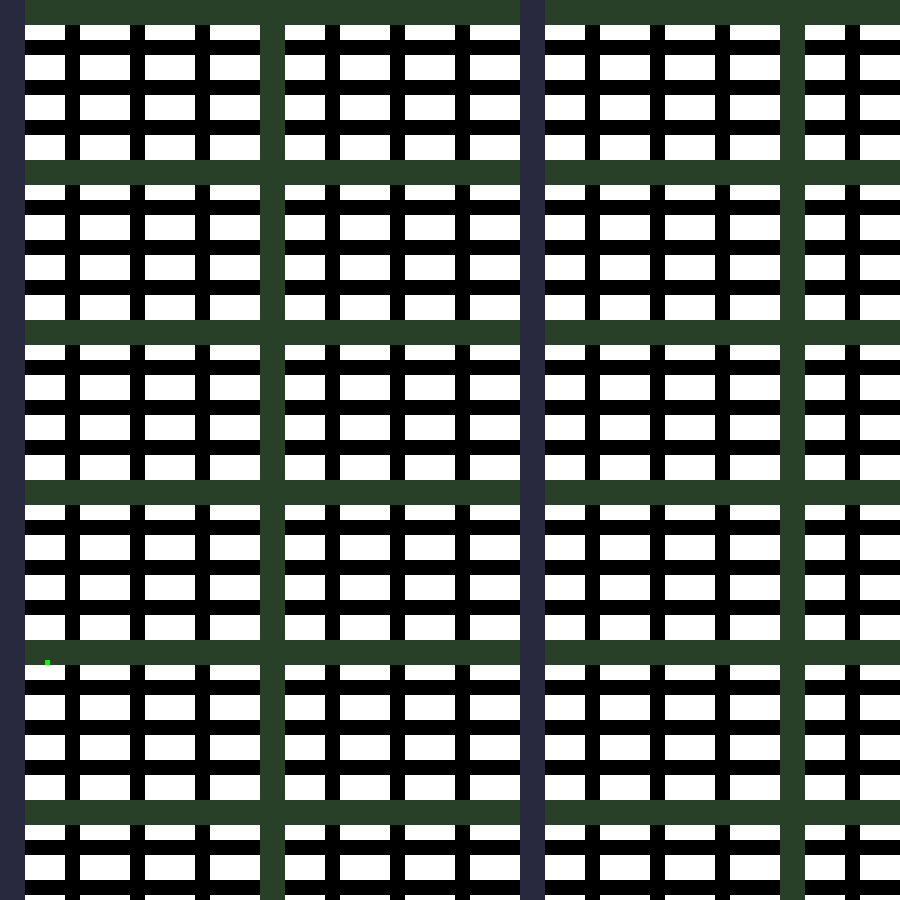
Frame 1 (no input)
Frame 60 (the mouse pressed at the canvas centre just before this capture): identical to frame 1, image omitted
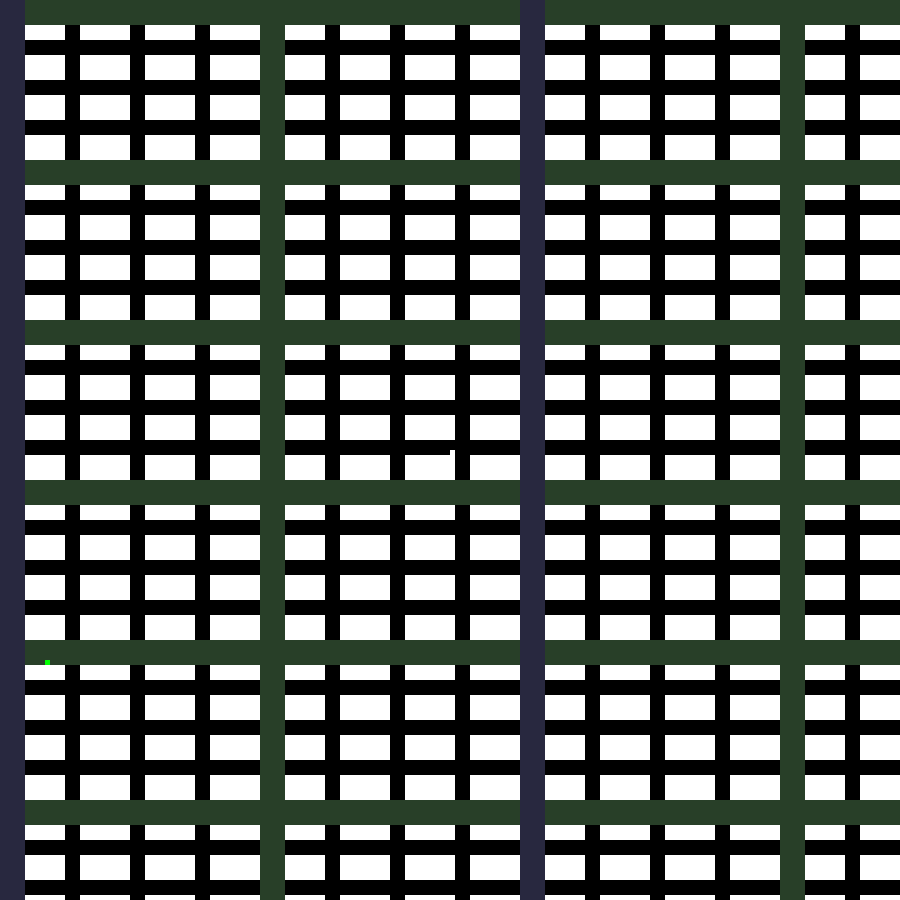
Frame 120 (the mouse held since frame 60 and released just before this capture)

The Processing sketch that drew these frames (run headless with seeded random() and noise(); from frame 60 on, the mouse is pressed at the canvas centre):

// Processing sketch: mmheatmap_v2
// ── mmheatmap_v2.pde
int sizex = 900;
int sizey = 900;
int bsx= 5;
int bsy= 5;
int ux = sizex/bsx;
int uy = sizey/bsy;
short[][] tile = new short[sizex/bsx][sizey/bsy];
float[][] area = new float[sizex/bsx][sizey/bsy];
short[] startloc = {(short)(Math.random()*ux),(short)(Math.random()*uy)};
short[] location = startloc.clone();
ArrayList<node> openpos = new ArrayList<node>();
int time = 45;
int bldgw = 10;
int bldgh = 5;
int rdw = 3;
int rdh = 3;
int hwyw= 5;
int mouseop = -1;


void setup(){
  size(900,900);
  openpos.add(new node(startloc[0],startloc[1],1));
  fillgrid();
  
}

void draw(){
  background(0);
  noStroke();
  printmap();
  fill(0,255,0);
  rect(startloc[0]*bsx,startloc[1]*bsy,bsx,bsy);
  if(mousePressed == true){                          // used for painting obstacles
    if(mouseop == -1){
     tile[mouseX/bsx][mouseY/bsy] = 1;
    }else{
     startloc[0] = (short)(mouseX/bsx);
     startloc[1] = (short)(mouseY/bsy);
     partialReset();
    }
  }
}

void keyTyped(){
  if(key == 'd'){
    calcmap();
  }else if(key == 'c'){
    clearAllReset();
  }else if(key == 'n'){
    startloc[0] = (short)(Math.random()*ux);
    startloc[1] = (short)(Math.random()*uy);
    partialReset();
  }else if(key == 't'){
    fillgrid();
  }else if(key == 'x'){
    partialReset();
  }else if(key == 'z'){
    mouseop*=-1;
  }
  
}

void printmap(){
  for(int i=0; i< area.length; i++){
    for(int j=0; j< area[i].length; j++){
      switch((int)(area[i][j]/ time)){
        case 0:
          if(tile[i][j] == 1){
            fill(255);
            rect(bsx*i,bsy*j,bsx,bsy);
          }else if (area[i][j] > 0){
            fill(150, 20,20);
            rect(bsx*i,bsy*j,bsx,bsy);
          }
          break;
        default:
          break;
      }
      if(tile[i][j] == 4){
        fill(80,80,125,128);
        rect(bsx*i,bsy*j,bsx,bsy);
      }
      if(tile[i][j] == 3){
        fill(80,125,80,128);
        rect(bsx*i,bsy*j,bsx,bsy);
      }
    } 
  }
}

void calcmap(){
  for(int i=0; i< 3; i++){
    System.out.println(openpos.size());
    for(int j =0; j< openpos.size(); j++){
      location = openpos.get(j).getpos();
      //System.out.print(openpos.get(j).getdist() + " ");
      //System.out.print(area[openpos.get(j).xpos()][openpos.get(j).ypos()] + "\n");
      fillNextStep();
    }
  }
}

void fillNextStep(){                            
  Boolean testw = (true);                          
  Boolean testh = (true);
  short[] pos =new short[2];
  for(int i = -1; i < 2; i++){
    for(int j = -1; j < 2; j++){
      pos[0] = (short)(location[0]+i);
      pos[1] = (short)(location[1]+j);
      testw = ((pos[0]>=0)&&((pos[0])<(area.length)));
      testh = ((pos[1]>=0)&&((pos[1])<(area[1].length)));
      
      
      if(((testw==true) && (testh==true))&&(tile[pos[0]][pos[1]] != 1)){                                              
        if( (deterdist(pos,location)*tercoe(tile[pos[0]][pos[1]]) + area[location[0]][location[1]]) < area[pos[0]][pos[1]]){      
          area[pos[0]][pos[1]] = deterdist(pos,location)*tercoe(tile[pos[0]][pos[1]]) + area[location[0]][location[1]];  // + deterdist(pos,target)  //deterdist(pos,location)
          //System.out.println(area[pos[0]][pos[1]]);
          //openpos.add(new node(pos[0],pos[1],(int)area[pos[0]][pos[1]]) );
        }else if(area[pos[0]][pos[1]] ==0){
          area[pos[0]][pos[1]] = deterdist(pos,location)*tercoe(tile[pos[0]][pos[1]]) + area[location[0]][location[1]];  //+ deterdist(pos,target)
          //System.out.println(area[pos[0]][pos[1]] + "+" +1);
          //tile[pos[0]][pos[1]] = 2;
          openpos.add(new node(pos[0],pos[1],(int)area[pos[0]][pos[1]]) );
        }
      }
    } 
  }
}

float deterdist(short[] a, short[] b){               //finds the distance between any 2 points
  int alpha = (a[0]-b[0]);
  int aleph = (a[1]-b[1]);
  float tome = 0;
  alpha = (int)Math.pow(alpha,2);
  aleph = (int)Math.pow(aleph,2);
  tome = alpha + aleph;
  if(tome != 0){
    tome = (float)(Math.pow(tome,0.5)*1);    
  }
  return tome;
}

void clearAllReset(){                //method to clear path and area array so program can be run again without restart (needs to be finished)
  for(int i = 0; i < tile.length; i++){
    for(int j = 0; j < tile[i].length; j++){
        tile[i][j] = 0;
    }
  }
  
  for(int i = 0; i < area.length; i++){
    for(int j = 0; j < area[i].length; j++){
      area[i][j] = 0;
    }
  }
  
  openpos.clear();
  openpos.add(new node(startloc[0],startloc[1],1));
}
void partialReset(){                //method to clear path and area array so program can be run again without restart (needs to be finished)
  for(int i = 0; i < area.length; i++){
    for(int j = 0; j < area[i].length; j++){
      area[i][j] = 0;
    }
  }
  
  openpos.clear();
  openpos.add(new node(startloc[0],startloc[1],1));
}

void fillgrid(){
  for(int i =0 ; i < tile.length;i++){
    for(int j =0 ; j < tile[i].length;j++){
        if((i != startloc[0])||(j!=startloc[1])){
          if(((i%(bldgw+rdw)>=rdw)&&(j%(bldgh+rdh)>=rdh))){
             tile[i][j] = 1;
          }else if(((Math.random()*10) <2)&&((i%(bldgw+rdw)>=rdw)||(j%(bldgh+rdh)>=rdh))){
            //tile[i][j] =  1;
          }
          if((i%((bldgw+rdw)*4)<hwyw)||(j%((bldgh+rdh)*4)<hwyw)){
            tile[i][j] =  3;
          }
          if((i%((bldgw+rdw)*8)<hwyw)){
            tile[i][j] =  4;
          }
        }
    } 
  }
}
void fillrand(){
  for(int i =0 ; i < tile.length;i++){
    for(int j =0 ; j < tile[i].length;j++){
        if((i != startloc[0])||(j!=startloc[1])){
          if(((Math.random()*9) < (9))){
            tile[i][j] =  (short)(Math.random()*5);
          }
          if(((Math.random()*7) < (8 - j%6 - i%6))){
            tile[i][j] = 1;
          }
        }
    } 
  }
}

float tercoe(int a){
  switch(a){
    case 2:
      return 1;
    case 3: 
      return .5;
    case 4:
      return .25;
    default:
      return 1;
    
  }
}

// ── node.pde
public class node{
  private short[] pos= new short[2];
  private int distance;
  
  
  public node(int a, int b, int c){
    pos[0] = (short)a;
    pos[1] = (short)b;
    distance = c;
  }
  
  public int getdist(){
   return distance; 
  }
  
  public short xpos(){
   return pos[0]; 
  }
  
  public short ypos(){
   return pos[1]; 
  }
  
  public short[] getpos(){
   return pos; 
  }
  
  public void setdist(int a){
    distance = a;
  }
  
}
